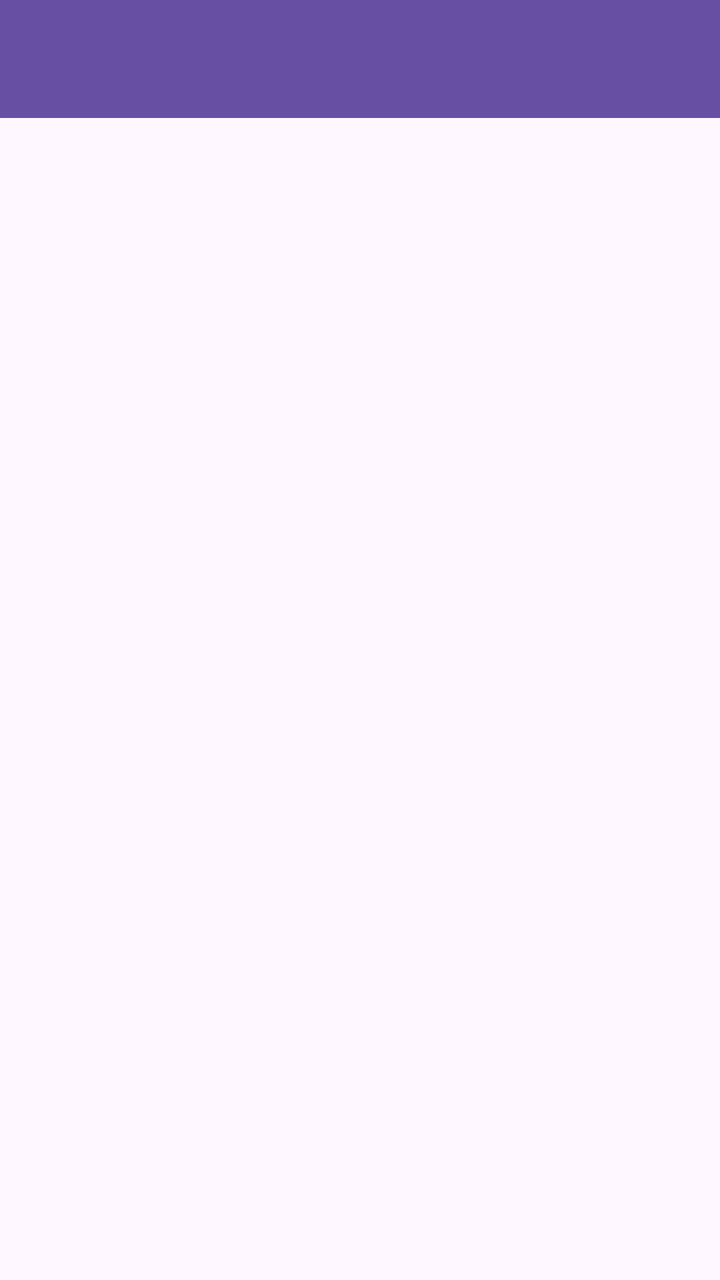
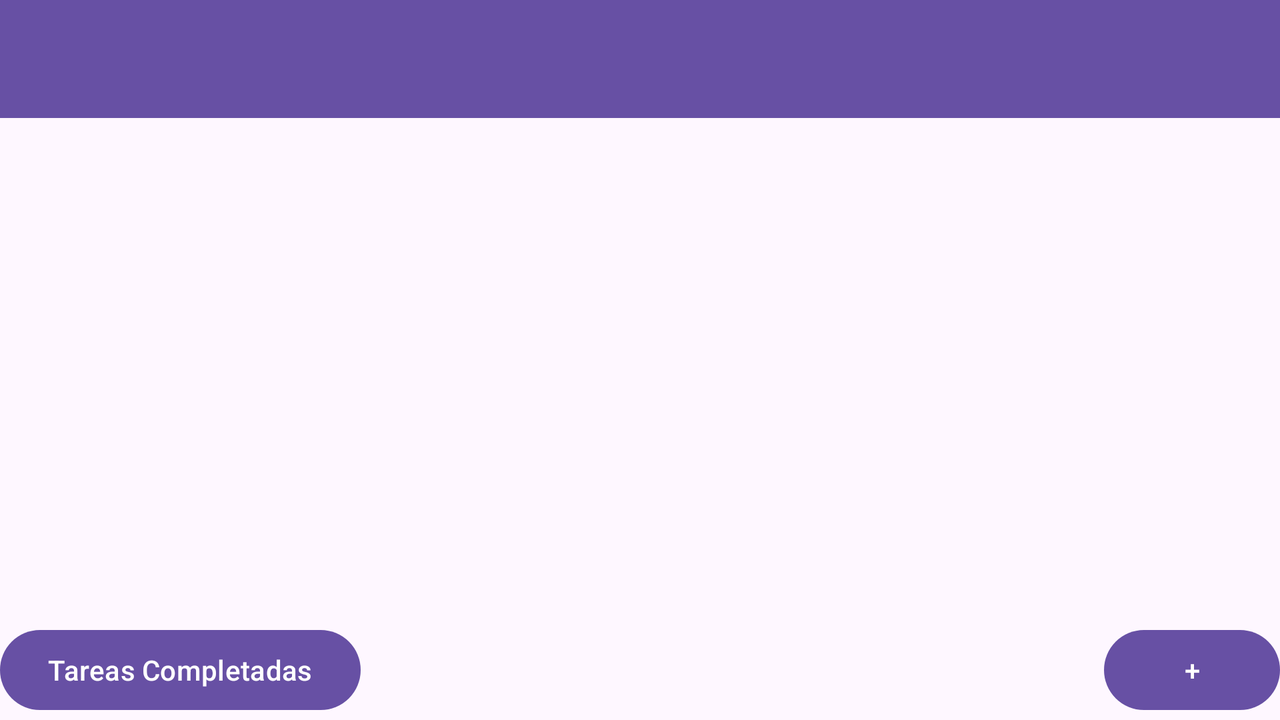

Compare how this app lays out the same screen by default and in its alternative resource folder. The renders come first, then the two layout files and the values they reference.
<!-- AndroidManifest.xml: application theme Theme.Examen2ev -->
<!-- res/layout/activity_main.xml -->
<?xml version="1.0" encoding="utf-8"?>
<androidx.constraintlayout.widget.ConstraintLayout xmlns:android="http://schemas.android.com/apk/res/android"
    xmlns:app="http://schemas.android.com/apk/res-auto"
    xmlns:tools="http://schemas.android.com/tools"
    android:layout_width="match_parent"
    android:layout_height="match_parent"
    tools:context=".Activitys.MainActivity">
    <androidx.appcompat.widget.Toolbar
        android:id="@+id/toolbar2"
        android:layout_width="0dp"
        android:layout_height="59dp"
        android:background="?attr/colorPrimary"
        android:minHeight="?attr/actionBarSize"
        android:theme="?attr/actionBarTheme"
        app:layout_constraintEnd_toEndOf="parent"
        app:layout_constraintStart_toStartOf="parent"
        app:layout_constraintTop_toTopOf="parent" />
    <FrameLayout
        android:id="@+id/contenedor2"
        android:layout_width="384dp"
        android:layout_height="335dp"
        app:layout_constraintBottom_toBottomOf="parent"
        app:layout_constraintEnd_toEndOf="parent"
        app:layout_constraintHorizontal_bias="1.0"
        app:layout_constraintStart_toStartOf="parent"
        app:layout_constraintTop_toBottomOf="@+id/contenedor"
        app:layout_constraintVertical_bias="0.414">

    </FrameLayout>

    <FrameLayout
        android:id="@+id/contenedor"
        android:layout_width="353dp"
        android:layout_height="268dp"
        app:layout_constraintEnd_toEndOf="parent"
        app:layout_constraintHorizontal_bias="0.724"
        app:layout_constraintStart_toStartOf="parent"
        app:layout_constraintTop_toBottomOf="@+id/toolbar2">

    </FrameLayout>

    <Button
        android:id="@+id/bt_completadas"
        android:layout_width="wrap_content"
        android:layout_height="wrap_content"
        android:text="Tareas Completadas"
        app:layout_constraintBottom_toBottomOf="parent"
        app:layout_constraintStart_toStartOf="parent"
        app:layout_constraintTop_toBottomOf="@+id/contenedor2" />

    <Button
        android:id="@+id/bt_anadir"
        android:layout_width="wrap_content"
        android:layout_height="wrap_content"
        android:text="+"
        app:layout_constraintBottom_toBottomOf="parent"
        app:layout_constraintEnd_toEndOf="parent"
        app:layout_constraintTop_toBottomOf="@+id/contenedor2" />

</androidx.constraintlayout.widget.ConstraintLayout>
<!-- resources referenced by this layout -->
<resources>
  <style name="Theme.Examen2ev" parent="Base.Theme.Examen2ev" />
  <style name="Base.Theme.Examen2ev" parent="Theme.Material3.DayNight.NoActionBar">
          
          
      </style>
</resources>
<!-- res/layout-land/activity_main.xml (the repository's variant of the layout above) -->
<!-- drawn on the phone turned sideways -->
<?xml version="1.0" encoding="utf-8"?>
<androidx.constraintlayout.widget.ConstraintLayout xmlns:android="http://schemas.android.com/apk/res/android"
    xmlns:app="http://schemas.android.com/apk/res-auto"
    xmlns:tools="http://schemas.android.com/tools"
    android:layout_width="match_parent"
    android:layout_height="match_parent"
    tools:context=".Activitys.MainActivity">
    <androidx.appcompat.widget.Toolbar
        android:id="@+id/toolbar2"
        android:layout_width="0dp"
        android:layout_height="59dp"
        android:background="?attr/colorPrimary"
        android:minHeight="?attr/actionBarSize"
        android:theme="?attr/actionBarTheme"
        app:layout_constraintEnd_toEndOf="parent"
        app:layout_constraintStart_toStartOf="parent"
        app:layout_constraintTop_toTopOf="parent" />

    <FrameLayout
        android:id="@+id/contenedor2"
        android:layout_width="263dp"
        android:layout_height="239dp"
        app:layout_constraintBottom_toBottomOf="@+id/contenedor"
        app:layout_constraintEnd_toEndOf="parent"
        app:layout_constraintHorizontal_bias="0.822"
        app:layout_constraintStart_toEndOf="@+id/contenedor"
        app:layout_constraintTop_toTopOf="@+id/contenedor"
        app:layout_constraintVertical_bias="0.0">

    </FrameLayout>

    <FrameLayout
        android:id="@+id/contenedor"
        android:layout_width="353dp"
        android:layout_height="268dp"
        android:layout_marginTop="12dp"
        app:layout_constraintEnd_toEndOf="parent"
        app:layout_constraintHorizontal_bias="0.042"
        app:layout_constraintStart_toStartOf="parent"
        app:layout_constraintTop_toBottomOf="@+id/toolbar2">

    </FrameLayout>

    <Button
        android:id="@+id/bt_completadas"
        android:layout_width="wrap_content"
        android:layout_height="wrap_content"
        android:text="Tareas Completadas"
        app:layout_constraintBottom_toBottomOf="parent"
        app:layout_constraintStart_toStartOf="parent"
        app:layout_constraintTop_toBottomOf="@+id/contenedor2" />

    <Button
        android:id="@+id/bt_anadir"
        android:layout_width="wrap_content"
        android:layout_height="wrap_content"
        android:text="+"
        app:layout_constraintBottom_toBottomOf="parent"
        app:layout_constraintEnd_toEndOf="parent"
        app:layout_constraintTop_toBottomOf="@+id/contenedor2" />

</androidx.constraintlayout.widget.ConstraintLayout>
